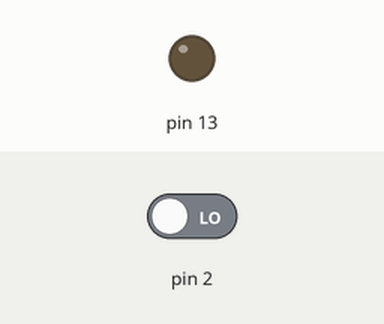
The sketch below on a simulated Arduino Uno, built with avr-gcc and run on an emulated ATmega328P. Parts: output pins drawn as LEDs (lit = HIGH). The test bench sets the inputs (shaded band); at power-on: pin 2 LOW.

Above: at 1.2 s.
1.3 s: pin 2 driven HIGH
At 2.1 s:
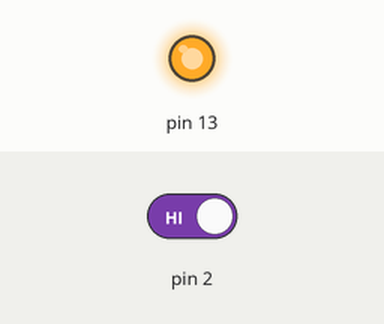
2.8 s: pin 2 driven LOW
At 3.2 s:
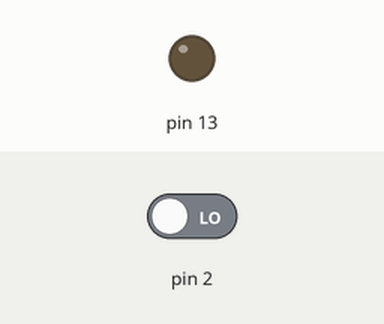
Timing chart, 0 to 5.8 s (numbered marks = the images above; inputs shaded):
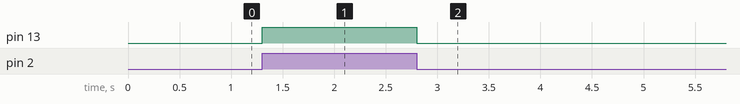

Measured:
- after the input at 1.3 s, pin 13: LOW → HIGH at once
- after the input at 2.8 s, pin 13: HIGH → LOW at once

The sketch:

inerrupt_in_arduino.ino
```cpp
volatile char state = LOW;
void setup()
{
  pinMode(13, OUTPUT);
  pinMode(2, INPUT);
  attachInterrupt(digitalPinToInterrupt(2), button_changed, CHANGE);
}

void button_changed()
{
  state = !state;
}
void loop()
{
  digitalWrite(13, state);
}
```
